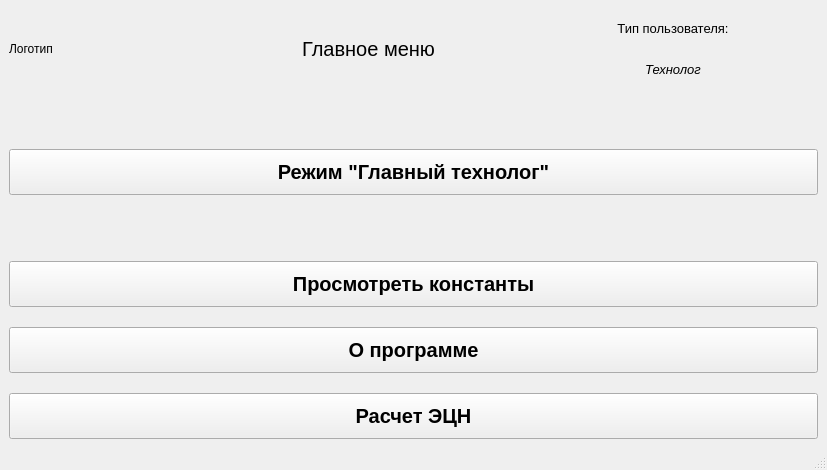
<?xml version="1.0" encoding="UTF-8"?>
<ui version="4.0">
 <class>MainWindow</class>
 <widget class="QMainWindow" name="MainWindow">
  <property name="geometry">
   <rect>
    <x>0</x>
    <y>0</y>
    <width>827</width>
    <height>470</height>
   </rect>
  </property>
  <property name="maximumSize">
   <size>
    <width>16777215</width>
    <height>16777214</height>
   </size>
  </property>
  <property name="windowTitle">
   <string>Главное меню</string>
  </property>
  <widget class="QWidget" name="centralwidget">
   <layout class="QVBoxLayout" name="verticalLayout_3">
    <item>
     <layout class="QVBoxLayout" name="verticalLayoutOverall">
      <property name="spacing">
       <number>20</number>
      </property>
      <property name="sizeConstraint">
       <enum>QLayout::SetNoConstraint</enum>
      </property>
      <item>
       <layout class="QHBoxLayout" name="horizontalLayout">
        <property name="spacing">
         <number>14</number>
        </property>
        <property name="sizeConstraint">
         <enum>QLayout::SetFixedSize</enum>
        </property>
        <property name="bottomMargin">
         <number>0</number>
        </property>
        <item>
         <widget class="QLabel" name="putImageHere">
          <property name="sizePolicy">
           <sizepolicy hsizetype="Fixed" vsizetype="Fixed">
            <horstretch>0</horstretch>
            <verstretch>0</verstretch>
           </sizepolicy>
          </property>
          <property name="minimumSize">
           <size>
            <width>200</width>
            <height>80</height>
           </size>
          </property>
          <property name="maximumSize">
           <size>
            <width>200</width>
            <height>80</height>
           </size>
          </property>
          <property name="baseSize">
           <size>
            <width>200</width>
            <height>80</height>
           </size>
          </property>
          <property name="text">
           <string>Логотип</string>
          </property>
         </widget>
        </item>
        <item>
         <widget class="QLabel" name="windowName">
          <property name="enabled">
           <bool>true</bool>
          </property>
          <property name="sizePolicy">
           <sizepolicy hsizetype="MinimumExpanding" vsizetype="Maximum">
            <horstretch>0</horstretch>
            <verstretch>0</verstretch>
           </sizepolicy>
          </property>
          <property name="font">
           <font>
            <family>MS Sans Serif</family>
            <pointsize>15</pointsize>
           </font>
          </property>
          <property name="text">
           <string>Главное меню</string>
          </property>
          <property name="alignment">
           <set>Qt::AlignCenter</set>
          </property>
         </widget>
        </item>
        <item>
         <layout class="QVBoxLayout" name="verticalLayout">
          <property name="sizeConstraint">
           <enum>QLayout::SetNoConstraint</enum>
          </property>
          <item>
           <widget class="QLabel" name="label">
            <property name="sizePolicy">
             <sizepolicy hsizetype="MinimumExpanding" vsizetype="Maximum">
              <horstretch>0</horstretch>
              <verstretch>0</verstretch>
             </sizepolicy>
            </property>
            <property name="font">
             <font>
              <family>MS Sans Serif</family>
              <pointsize>10</pointsize>
             </font>
            </property>
            <property name="text">
             <string>Тип пользователя:</string>
            </property>
            <property name="alignment">
             <set>Qt::AlignCenter</set>
            </property>
           </widget>
          </item>
          <item>
           <widget class="QLabel" name="labelCurrentUser">
            <property name="sizePolicy">
             <sizepolicy hsizetype="MinimumExpanding" vsizetype="Maximum">
              <horstretch>0</horstretch>
              <verstretch>0</verstretch>
             </sizepolicy>
            </property>
            <property name="font">
             <font>
              <family>MS Sans Serif</family>
              <pointsize>10</pointsize>
              <italic>true</italic>
             </font>
            </property>
            <property name="text">
             <string>Технолог</string>
            </property>
            <property name="alignment">
             <set>Qt::AlignCenter</set>
            </property>
           </widget>
          </item>
         </layout>
        </item>
       </layout>
      </item>
      <item>
       <spacer name="verticalSpacer">
        <property name="orientation">
         <enum>Qt::Vertical</enum>
        </property>
        <property name="sizeType">
         <enum>QSizePolicy::Preferred</enum>
        </property>
        <property name="sizeHint" stdset="0">
         <size>
          <width>20</width>
          <height>40</height>
         </size>
        </property>
       </spacer>
      </item>
      <item>
       <widget class="QPushButton" name="pushButtonChiefTech">
        <property name="sizePolicy">
         <sizepolicy hsizetype="Minimum" vsizetype="MinimumExpanding">
          <horstretch>0</horstretch>
          <verstretch>0</verstretch>
         </sizepolicy>
        </property>
        <property name="font">
         <font>
          <family>MS Sans Serif</family>
          <pointsize>15</pointsize>
          <weight>75</weight>
          <bold>true</bold>
         </font>
        </property>
        <property name="cursor">
         <cursorShape>PointingHandCursor</cursorShape>
        </property>
        <property name="text">
         <string>Режим &quot;Главный технолог&quot;</string>
        </property>
       </widget>
      </item>
      <item>
       <spacer name="verticalSpacer_2">
        <property name="orientation">
         <enum>Qt::Vertical</enum>
        </property>
        <property name="sizeHint" stdset="0">
         <size>
          <width>20</width>
          <height>40</height>
         </size>
        </property>
       </spacer>
      </item>
      <item>
       <widget class="QPushButton" name="pushButtonChekConstValues">
        <property name="enabled">
         <bool>true</bool>
        </property>
        <property name="sizePolicy">
         <sizepolicy hsizetype="Minimum" vsizetype="MinimumExpanding">
          <horstretch>0</horstretch>
          <verstretch>0</verstretch>
         </sizepolicy>
        </property>
        <property name="font">
         <font>
          <family>MS Sans Serif</family>
          <pointsize>15</pointsize>
          <weight>75</weight>
          <bold>true</bold>
         </font>
        </property>
        <property name="cursor">
         <cursorShape>PointingHandCursor</cursorShape>
        </property>
        <property name="text">
         <string>Просмотреть константы</string>
        </property>
       </widget>
      </item>
      <item>
       <widget class="QPushButton" name="pushButtonAboutProg">
        <property name="sizePolicy">
         <sizepolicy hsizetype="Minimum" vsizetype="MinimumExpanding">
          <horstretch>0</horstretch>
          <verstretch>0</verstretch>
         </sizepolicy>
        </property>
        <property name="font">
         <font>
          <family>MS Sans Serif</family>
          <pointsize>15</pointsize>
          <weight>75</weight>
          <bold>true</bold>
         </font>
        </property>
        <property name="cursor">
         <cursorShape>PointingHandCursor</cursorShape>
        </property>
        <property name="contextMenuPolicy">
         <enum>Qt::DefaultContextMenu</enum>
        </property>
        <property name="text">
         <string>О программе</string>
        </property>
       </widget>
      </item>
      <item>
       <widget class="QPushButton" name="pushButtonPumpCalc">
        <property name="sizePolicy">
         <sizepolicy hsizetype="Minimum" vsizetype="MinimumExpanding">
          <horstretch>0</horstretch>
          <verstretch>0</verstretch>
         </sizepolicy>
        </property>
        <property name="font">
         <font>
          <family>MS Sans Serif</family>
          <pointsize>15</pointsize>
          <weight>75</weight>
          <bold>true</bold>
         </font>
        </property>
        <property name="cursor">
         <cursorShape>PointingHandCursor</cursorShape>
        </property>
        <property name="text">
         <string>Расчет ЭЦН</string>
        </property>
       </widget>
      </item>
     </layout>
    </item>
   </layout>
  </widget>
  <widget class="QMenuBar" name="menubar">
   <property name="geometry">
    <rect>
     <x>0</x>
     <y>0</y>
     <width>827</width>
     <height>21</height>
    </rect>
   </property>
  </widget>
  <widget class="QStatusBar" name="statusbar"/>
 </widget>
 <resources/>
 <connections/>
</ui>
